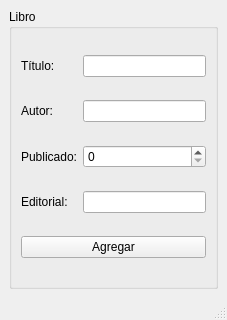
<?xml version="1.0" encoding="UTF-8"?>
<ui version="4.0">
 <class>MainWindow</class>
 <widget class="QMainWindow" name="MainWindow">
  <property name="geometry">
   <rect>
    <x>0</x>
    <y>0</y>
    <width>227</width>
    <height>320</height>
   </rect>
  </property>
  <property name="windowTitle">
   <string>MainWindow</string>
  </property>
  <widget class="QWidget" name="centralwidget">
   <layout class="QGridLayout" name="gridLayout_2">
    <item row="0" column="0">
     <widget class="QGroupBox" name="groupBox">
      <property name="title">
       <string>Libro</string>
      </property>
      <layout class="QGridLayout" name="gridLayout">
       <item row="2" column="0">
        <widget class="QLabel" name="label_3">
         <property name="text">
          <string>Publicado:</string>
         </property>
        </widget>
       </item>
       <item row="0" column="1">
        <widget class="QLineEdit" name="lineEdit"/>
       </item>
       <item row="3" column="1">
        <widget class="QLineEdit" name="lineEdit_3"/>
       </item>
       <item row="3" column="0">
        <widget class="QLabel" name="label_4">
         <property name="text">
          <string>Editorial:</string>
         </property>
        </widget>
       </item>
       <item row="2" column="1">
        <widget class="QSpinBox" name="spinBox"/>
       </item>
       <item row="1" column="0">
        <widget class="QLabel" name="label_2">
         <property name="text">
          <string>Autor:</string>
         </property>
        </widget>
       </item>
       <item row="0" column="0">
        <widget class="QLabel" name="label">
         <property name="text">
          <string>Título:</string>
         </property>
        </widget>
       </item>
       <item row="1" column="1">
        <widget class="QLineEdit" name="lineEdit_2"/>
       </item>
       <item row="4" column="0" colspan="2">
        <widget class="QPushButton" name="pushButton">
         <property name="text">
          <string>Agregar</string>
         </property>
        </widget>
       </item>
      </layout>
     </widget>
    </item>
   </layout>
  </widget>
  <widget class="QMenuBar" name="menubar">
   <property name="geometry">
    <rect>
     <x>0</x>
     <y>0</y>
     <width>227</width>
     <height>22</height>
    </rect>
   </property>
  </widget>
  <widget class="QStatusBar" name="statusbar"/>
 </widget>
 <resources/>
 <connections/>
</ui>
